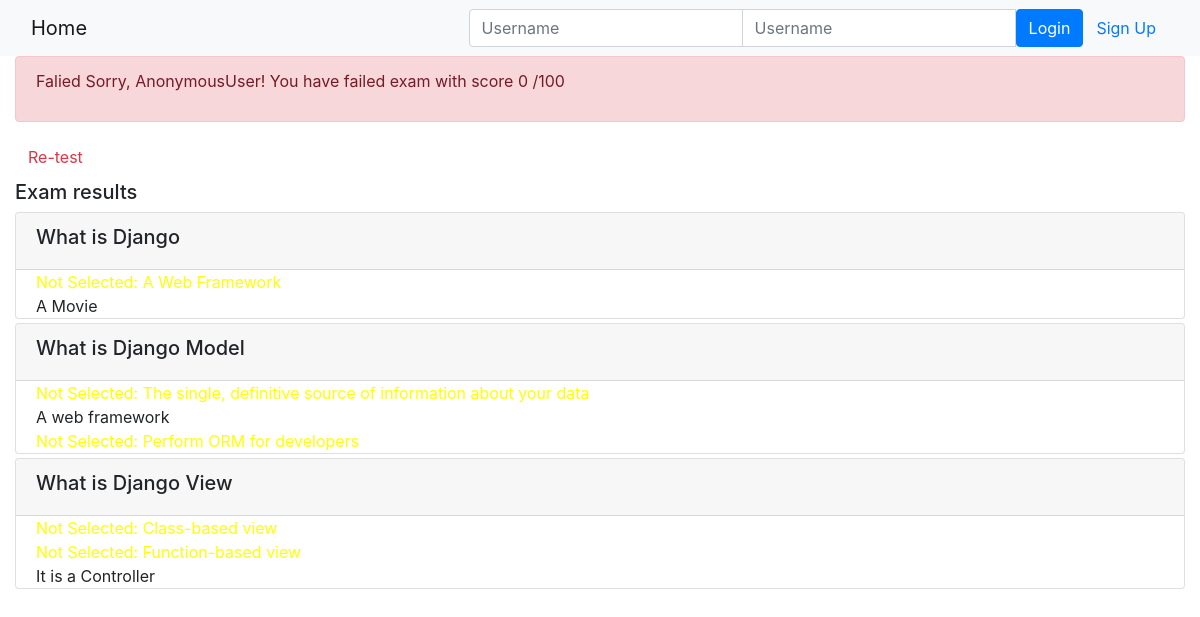
Page /onlinecourse/course/1/submission/1/result/ on the committed database.
### onlinecourse/models.py (models this page shows, shortened)
class Question(models.Model):
    course = models.ForeignKey(Course, on_delete=models.CASCADE)# Foreign key to lesson
    content = models.CharField(max_length=250)# question text
    point = models.IntegerField(default=0)# question grade/mark

class Choice(models.Model):
    question = models.ForeignKey(Question, on_delete=models.CASCADE)
    content = models.CharField(max_length=250)
    correct = models.BooleanField(default=False)

### onlinecourse/views.py (the view)
# urls.py: path('course/<int:course_id>/submission/<int:submission_id>/result/', views.show_exam_result, name="show_result")
def show_exam_result(request, course_id, submission_id):
    course = get_object_or_404(Course, pk=course_id)
    submission = get_object_or_404(Submission, pk=submission_id)
    user = request.user
    selected_choice_ids = submission.chocies.values_list('id', flat=True)
    total_score = 0
    total_missed = 0
    questions = course.question_set.all()
    for question in questions:
        choices = question.choice_set.all()
        pass_question = False
        for choice in choices:
            if choice.id in selected_choice_ids and choice.correct == True:
                pass_question = True
            if choice.id in selected_choice_ids and choice.correct == False:
                pass_question = False
        if pass_question:
            total_score += 1
        else:
            total_missed += 1
    grade = ( total_score / (total_score + total_missed) ) * 100
    selected_ids = list(selected_choice_ids)
    context = {
        'user': user,
        'course': course,
        'questions': questions,
        'submission': submission,
        'selected_ids': selected_ids,
        'grade': int(grade),
        'score': total_score,
        'missed': total_missed,
    }
    return render(request, 'onlinecourse/exam_result_bootstrap.html', context)

### onlinecourse/templates/onlinecourse/exam_result_bootstrap.html (shortened to what this page needs)
<!DOCTYPE html>
<html lang="en">
<head>
    {% load static %}
    <link rel="stylesheet" href="https://maxcdn.bootstrapcdn.com/bootstrap/4.5.2/css/bootstrap.min.css">
</head>
<body>
 <nav class="navbar navbar-light bg-light">
    <div class="container-fluid">
        <div class="navbar-header">
              <a class="navbar-brand" href="{% url 'onlinecourse:index' %}">Home</a>
        </div>
        <ul class="nav navbar-nav navbar-right">
            {% if user.is_authenticated %}
            <li>
                <a class="btn btn-link" href="#">{{ user.first_name }}({{ user.username }})</a>
                <a class="btn btn-link" href="{% url 'onlinecourse:logout' %}">Logout</a>
            </li>
            {% else %}
            <li>
                <form class="form-inline" action="{% url 'onlinecourse:login' %}" method="post">
                    <div class="input-group">
                        <input type="text" class="form-control" placeholder="Username" name="username" >
                        <input type="password" class="form-control" placeholder="Username" name="psw" >
                        <button class="btn btn-primary" type="submit">Login</button>
                        <a class="btn btn-link" href="{% url 'onlinecourse:registration' %}">Sign Up</a>
                    </div>
                </form>
            </li>
            {% endif %}
        </ul>
    </div>
</nav>
<div class="container-fluid">
    {% if grade > 80 %}
    <div class="alert alert-success">
        <p><b>Congratulations, {{ user }}!</b> You passed the exam and completed the course with score {{ grade }} /100</p>
    </div>
    {% else %}
    <div class="alert alert-danger">
        <p>Falied Sorry, {{ user }}! You have failed exam with score {{ grade }} /100</p>
    </div>
    <a class="btn btn-link text-danger" href="{% url 'onlinecourse:course_details' course.id %}">Re-test</a>
    {% endif %}
    <div class="card-columns-vertical mt-1">
        <h5 class="">Exam results</h5>
        {% for question in questions %}
        <div class="card mt-1">
            <div class="card-header"><h5>{{ question.content}}</h5></div>
            <div>
               {% for choice in question.choice_set.all %}
                <div class="form-check">
                    {% if choice.id in selected_ids and choice.correct == True %}
                        <span style="color:green">Correct Answer: {{ choice.content }}</span>
                    {% elif choice.id in selected_ids and choice.correct == False%}
                        <span style="color:red">Not Selected: {{ choice.content }}</span>
                    {% elif choice.id not in selected_ids and choice.correct == True%}
                        <span style="color:yellow">Not Selected: {{ choice.content }}</span>
                    {% else %}
                    <span>{{ choice.content }}</span>
                    {% endif %}
                </div>
                {% endfor %}
            </div>
        </div>
        {% endfor %}
    </div>
    </div>
</body>
</html>

### rows in the picture
Question: content "What is Django"
Choice: content "A Web Framework"
Choice: content "A Movie"
Question: content "What is Django Model"
Choice: content "The single, definitive source of information about your data"
Choice: content "A web framework"
Choice: content "Perform ORM for developers"
Question: content "What is Django View"
Choice: content "Class-based view"
Choice: content "Function-based view"
Choice: content "It is a Controller"

### other values in the picture
{{ user }} "AnonymousUser"
{{ grade }} "0"
